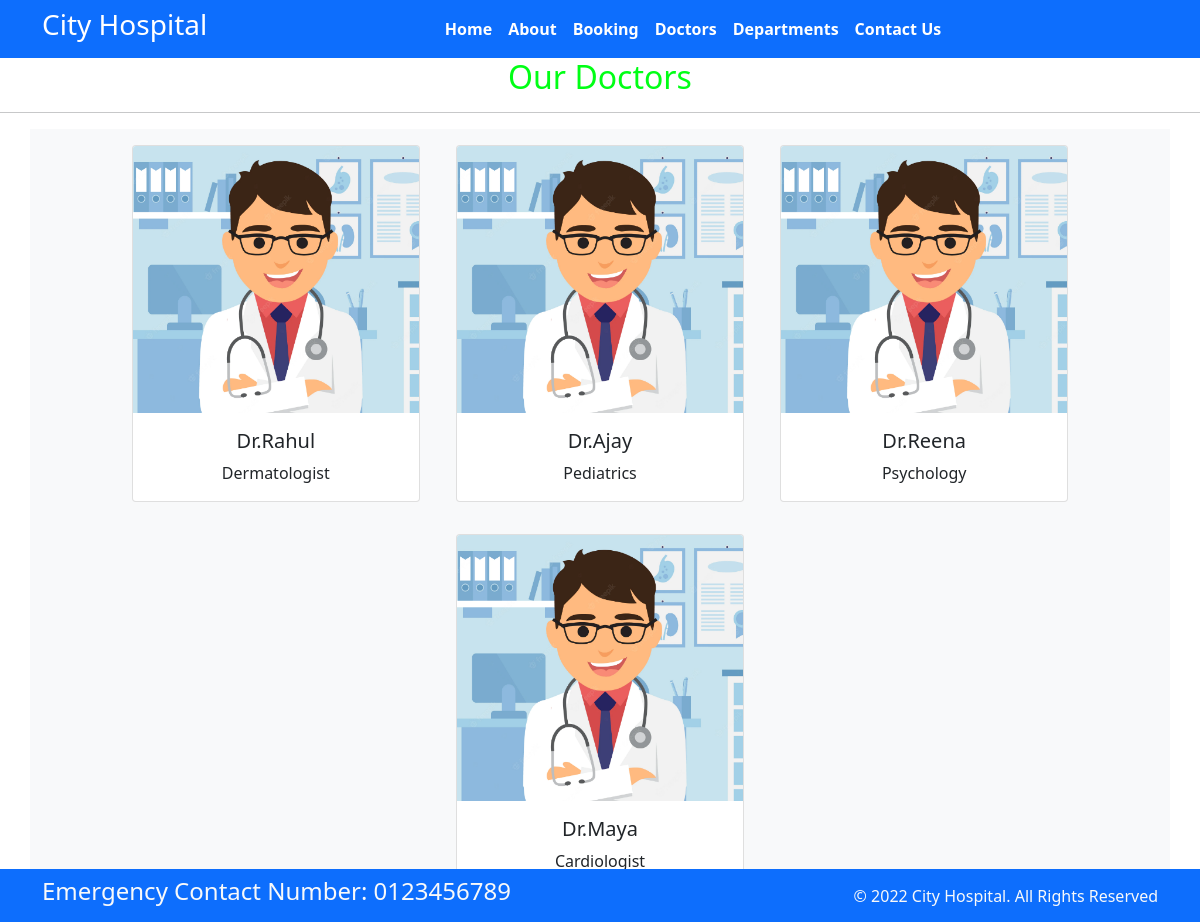
The app's page /doctors/ with its own data.
### home/models.py (models this page shows, shortened)
class Doc(models.Model):
    doc_name= models.CharField(max_length =255)
    doc_spec =models.CharField(max_length =255)
    doc_image= models.ImageField(upload_to='doctor_image')

### home/views.py (the view)
# urls.py: path('doctors/', views.doctors, name='doctors'),
def doctors(request):
    doc_dict={
        'doc': Doc.objects.all()
    }
    return render(request, 'doctors.html', doc_dict)

### templates/doctors.html (shortened to what this page needs)
{% extends 'base.html' %}
{% block content %}
<h2 class="text-center" style="color:rgb(0, 255, 21);">Our Doctors</h2>
<hr>
<dir class="container text-center bg-light">
    {% for d in doc %}
        <div class="card text-center mx-3 my-3" style="width: 18rem; display: inline-block;">
            <img src="{{d.doc_image.url}}" class="card-img-top" alt="...">
            <div class="card-body">
              <h5 class="card-title">Dr.{{d.doc_name}}</h5>
              <p class="card-text">{{d.doc_spec}}</p>
            </div>
          </div>
    {% endfor %}
</dir>
{% endblock %}

### templates/base.html (shortened to what this page needs)
{% load static %}
<!DOCTYPE html>
<html>
  <head>
    <link rel="stylesheet"
      href=" https://cdn.jsdelivr.net/npm/bootstrap@5.1.3/dist/css/bootstrap.min.css ">
    <link rel="stylesheet"
      href="https://use.fontawesome.com/releases/v5.2.0/css/all.css">
      <link rel="stylesheet"
      href="{% static '/css/style.css' %}">
  </head>
  <body>
    <nav class="navbar bg-primary navbar-expand-md ">
      <div class="container">
        <div class="col-2 text-left pl-md-0">
          <h3 class="text-white"> City Hospital </h3>
        </div>
        <div
          class="collapse navbar-collapse justify-content-center col-md-8 navbar-collapse-3">
          <ul class="navbar-nav justify-content-center  fw-bold">
            <li class="nav-item active">
              <a class="nav-link text-white" href="{% url 'home' %}">Home </a>
            </li>
            <li class="nav-item">
              <a class="nav-link text-white" href="{% url 'about' %}">About</a>
            </li>
            <li class="nav-item">
              <a class="nav-link text-white" href="{% url 'booking' %}">Booking</a>
            </li>
            <li class="nav-item">
              <a class="nav-link text-white" href="{% url 'doctors' %}">Doctors</a>
            </li>
			 <li class="nav-item">
              <a class="nav-link text-white" href="{% url 'department' %}">Departments</a>
            </li>
            <li class="nav-item">
              <a class="nav-link text-white" href="{% url 'contact' %}">Contact Us</a>
            </li>
          </ul>
        </div>
      </div>
    </nav>
    {% block content %}{% endblock %}
    <section class="fixed-bottom">
      <footer class="pt-2 pb-2  bg-primary text-light">
        <div class="container">
          <div class="row align-items-center">
            <div class="col-12 col-md-8">
              <h4>Emergency Contact Number: 0123456789</h4>
            </div>
            <div class="col-12 col-md-4 mt-4 mt-md-0 text-center text-md-end">
              © 2022 City Hospital. All Rights Reserved
            </div>
          </div>
        </div>
      </footer>
    </section>
  </body>
</html>

### records on screen
Doc: doc_image (picture), doc_name "Rahul", doc_spec "Dermatologist"
Doc: doc_image (picture), doc_name "Ajay", doc_spec "Pediatrics"
Doc: doc_image (picture), doc_name "Reena", doc_spec "Psychology"
Doc: doc_image (picture), doc_name "Maya", doc_spec "Cardiologist"
